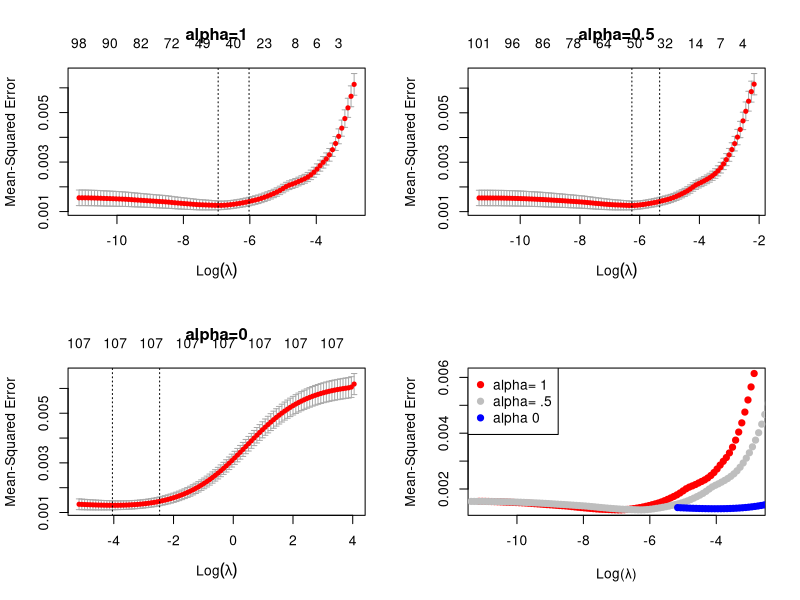
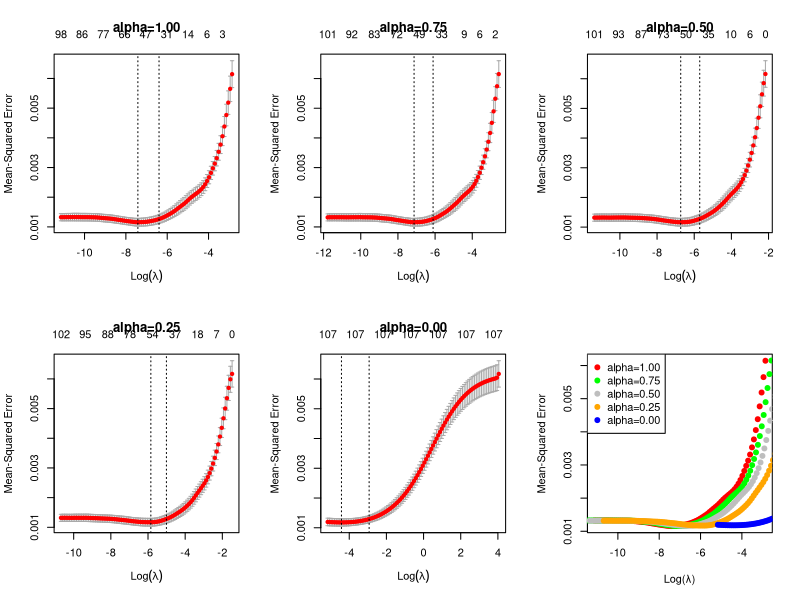

Here is the R script that generated these plots, in order: (Note: a time limit stopped this script after it produced the figures.)
## ---- chunk 1
knitr::opts_chunk$set(echo = TRUE)
## ---- chunk 2
library(dplyr)
library(ggplot2)
## ---- chunk 3
library(readr)
dataset <- read_csv("dataset.csv")
head(dataset)
## ---- chunk 4
library(caret)
nzv <- nearZeroVar(dataset, saveMetrics = FALSE)
dataset <- dataset[, -nzv]
## ---- chunk 5
set.seed(123) # for reproducibility
sample_index <- sample(1:nrow(dataset), 0.7*nrow(dataset))
train_data <- dataset[sample_index, ]
test_data <- dataset[-sample_index, ]
## ---- chunk 6
install.packages("glmnet")
## ---- chunk 7
library(glmnet)
y <- train_data$tmg
x <- train_data %>% select(-name,-tmg) %>% as.matrix()
## ---- chunk 8
library(caret)
scaled_x <- preProcess(x, method = c("center", "scale"))
x <- predict(scaled_x, x)
## ---- chunk 9
# Elastic Net model
set.seed(123)
cv_model <- cv.glmnet(x, y, alpha = 0.5) # alpha=0.5 indicates Elastic Net
best_lambda <- cv_model$lambda.min
model_en <- glmnet(x, y, alpha = 0.5, lambda = best_lambda)
print(model_en)
## ---- chunk 10

foldid <- sample(1:10, size = length(y), replace = TRUE)
cv1  <- cv.glmnet(x, y, foldid = foldid, alpha = 1)
cv.5 <- cv.glmnet(x, y, foldid = foldid, alpha = 0.5)
cv0  <- cv.glmnet(x, y, foldid = foldid, alpha = 0)

par(mfrow = c(2,2))
plot(cv1);
title("alpha=1")
plot(cv.5, );
title("alpha=0.5")
plot(cv0)
title("alpha=0")
plot(log(cv1$lambda)   , cv1$cvm , pch = 19, col = "red", xlab = "Log(λ)", ylab = cv1$name)
points(log(cv.5$lambda), cv.5$cvm, pch = 19, col = "grey")
points(log(cv0$lambda) , cv0$cvm , pch = 19, col = "blue")
legend("topleft", legend = c("alpha= 1", "alpha= .5", "alpha 0"), pch = 19, col = c("red","grey","blue"))

## ---- chunk 11
foldid <- sample(1:10, size = length(y), replace = TRUE)
cv1.00 <- cv.glmnet(x, y, foldid = foldid, alpha = 1.00)
cv0.75 <- cv.glmnet(x, y, foldid = foldid, alpha = 0.75)
cv0.50 <- cv.glmnet(x, y, foldid = foldid, alpha = 0.50)
cv0.25 <- cv.glmnet(x, y, foldid = foldid, alpha = 0.25)
cv0.00 <- cv.glmnet(x, y, foldid = foldid, alpha = 0.00)

par(mfrow = c(2,3))
plot(cv1.00); title("alpha=1.00")
plot(cv0.75); title("alpha=0.75")
plot(cv0.50); title("alpha=0.50")
plot(cv0.25); title("alpha=0.25")
plot(cv0.00); title("alpha=0.00")
plot(log(cv1.00$lambda), cv1.00$cvm , pch = 19, col = "red", xlab = "Log(λ)", ylab = cv1$name)
points(log(cv0.75$lambda), cv0.75$cvm, pch = 19, col = "green")
points(log(cv0.50$lambda), cv0.50$cvm, pch = 19, col = "grey")
points(log(cv0.25$lambda), cv0.25$cvm, pch = 19, col = "orange")
points(log(cv0.00$lambda), cv0.00$cvm, pch = 19, col = "blue")
alphas = c("alpha=1.00", "alpha=0.75", "alpha=0.50", "alpha=0.25", "alpha=0.00")
legend("topleft", legend = alphas, pch = 19, col = c("red","green","grey","orange","blue"))
cvm=c(min(cv1.00$cvm), min(cv0.75$cvm), min(cv0.50$cvm), min(cv0.25$cvm), min(cv0.00$cvm))
loglambda=c(log(cv1.00$lambda[which.min(cv1.00$cvm)]),log(cv0.75$lambda[which.min(cv0.75$cvm)]), log(cv0.50$lambda[which.min(cv0.50$cvm)]), log(cv0.25$lambda[which.min(cv0.25$cvm)]), log(cv0.00$lambda[which.min(cv0.00$cvm)]))
data.frame(alphas=alphas, CVM=cvm, minCVMLogLambda=loglambda)
## ---- chunk 12
install.packages("parallel")
library(parallel)
## ---- chunk 13
foldid <- sample(1:10, size = length(y), replace = TRUE)
test_alpha <- function(alpha){
  net <- cv.glmnet(x, y, foldid = foldid, alpha = alpha)
  per05 <- apply(cbind(a=net$cvm, b=log(net$lambda)), 2, quantile, probs = 0.05)
  per10 <- apply(cbind(a=net$cvm, b=log(net$lambda)), 2, quantile, probs = 0.10)
  per15 <- apply(cbind(a=net$cvm, b=log(net$lambda)), 2, quantile, probs = 0.15)
  per20 <- apply(cbind(a=net$cvm, b=log(net$lambda)), 2, quantile, probs = 0.20)
  
  return(data.frame(
    alpha=alpha,
    minCVM=min(net$cvm),
    bestLambda=log(net$lambda[which.min(net$cvm)]),
    per05CVM=per05[1],
    per10CVM=per10[1],
    per15CVM=per15[1],
    per20CVM=per20[1]
  ))
}
test_alphas <- seq(from = 0, to = 1, length.out = 1000)
test_results <- bind_rows(mclapply(test_alphas, test_alpha, mc.cores=32))
# test_results <- bind_rows(lapply(test_alphas, test_alpha))
## ---- chunk 14
print(test_results)
test_results
# par(mfrow = c(2, 1))
plot(x=test_results$alpha, y=test_results$bestLambda, ylab="bestLambda")
plot(x=test_results$alpha, y=test_results$minCVM, ylab="00 percentile")
# plot(x=test_results$alpha, y=test_results$per05CVM, ylab="05 percentile")
# plot(x=test_results$alpha, y=test_results$per10CVM, ylab="10 percentile")
# plot(x=test_results$alpha, y=test_results$per15CVM, ylab="15 percentile")
# plot(x=test_results$alpha, y=test_results$per20CVM, ylab="20 percentile")
## ---- chunk 15
# The variable importance is inferred from the coefficients
calculate_top_importance <- function(model, top_n){
  c <- coef(model)
  predictor <- c  %>% rownames()
  importance <- c %>% as.matrix()
  importance <- data.frame(predictor,importance)
  rownames(importance) <- NULL
  names(importance)[2] <- "importance"
  importance<-importance[-1,] # Exclude intercept
  importance <- importance[order(-importance$importance), ]
  importance <- head(importance, top_n)
  return(importance)
}
alpha0 <- cv.glmnet(x, y, foldid = foldid, alpha = 0.00)
alpha1 <- cv.glmnet(x, y, foldid = foldid, alpha = 1.00)
top0 <- calculate_top_importance(alpha0, 20)
top1 <- calculate_top_importance(alpha1, 20)
## ---- chunk 16
library(dplyr)
library(ggplot2)
plot_importance <- function(importance){
  plot_perm <-importance  %>%  mutate(predictor = factor(predictor, levels = rev(unique(predictor)))) %>%
    ggplot()+
    geom_col(aes(y=predictor,x=importance),fill='darkblue', color='gray')+
    ggtitle("Top 20 predictor importance using glmnet")+
    theme_minimal()
  return(plot_perm)
}
plot_importance(top0)
plot_importance(top1)
## ---- chunk 17
x_test <- test_data %>% select(-name,-tmg) %>% as.matrix()
y_test <- test_data$tmg

x_test <-predict(scaled_x, x_test)

predictions <- predict(model_en, s = best_lambda, newx = x_test)
# Compute the RMSE (Root Mean Square Error)
RMSE <- sqrt(mean((predictions - y_test)^2))
print(RMSE)
## ---- chunk 18

results <- data.frame(Reference = y_test, Predicted = as.vector(predictions))
ggplot(results, aes(x = Reference, y = Predicted)) +
  geom_point(color='blue') +
  geom_abline(intercept = 0, slope = 1, color='red') +
  ggtitle("Predicted vs Reference values") +
  xlab("Reference Values") +
  ylab("Predicted Values") +
  theme_bw()
